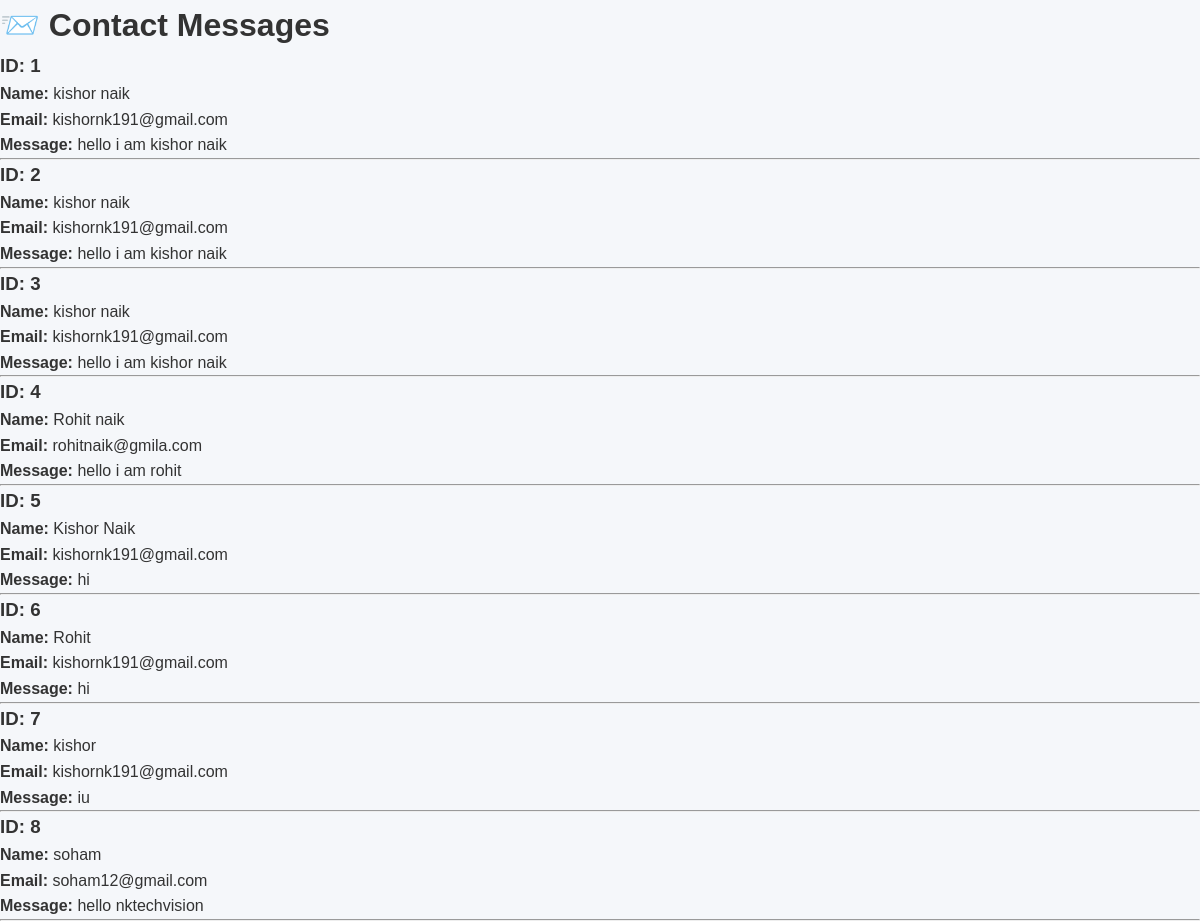
The page /admin/messages on the database its author committed.
### tables this page shows
CREATE TABLE contacts(
    id INTEGER PRIMARY KEY AUTOINCREMENT,
    name TEXT,
    email TEXT,
    message TEXT
);

### routes/dashboard.py (the view)
@dashboard.route("/admin/messages")
def admin_messages():
    conn = sqlite3.connect("database.db")
    cursor = conn.cursor()
    cursor.execute("SELECT * FROM contacts")
    messages = cursor.fetchall()
    conn.close()
    return render_template(
        "messages.html",
        messages=messages
    )

### templates/messages.html (shortened to what this page needs)
<!DOCTYPE html>
<html>
<head>
    <link rel="stylesheet"
    href="{{ url_for('static', filename='css/style.css') }}">
</head>
<body>
<h1>📨 Contact Messages</h1>
{% for msg in messages %}
<div>
    <h3>ID: {{ msg[0] }}</h3>
    <p><b>Name:</b> {{ msg[1] }}</p>
    <p><b>Email:</b> {{ msg[2] }}</p>
    <p><b>Message:</b> {{ msg[3] }}</p>
    <hr>
</div>
{% endfor %}
</body>
</html>

### static/css/style.css (style rules this page uses)
* { margin:0; padding:0; box-sizing:border-box; }
body { font-family:Arial, Helvetica, sans-serif; background:#f5f7fa; color:#333; line-height:1.6; }

### rows shown on the page
contacts: id "1", name "kishor naik", email "kishornk191@gmail.com", message "hello i am kishor naik"
contacts: id "2", name "kishor naik", email "kishornk191@gmail.com", message "hello i am kishor naik"
contacts: id "3", name "kishor naik", email "kishornk191@gmail.com", message "hello i am kishor naik"
contacts: id "4", name "Rohit naik", email "rohitnaik@gmila.com", message "hello i am rohit"
contacts: id "5", name "Kishor Naik", email "kishornk191@gmail.com", message "hi"
contacts: id "6", name "Rohit", email "kishornk191@gmail.com", message "hi"
contacts: id "7", name "kishor", email "kishornk191@gmail.com", message "iu"
contacts: id "8", name "soham", email "soham12@gmail.com", message "hello nktechvision"
